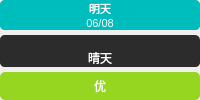
         <widget class="QWidget" name="dailyWeather_2" native="true">
          <layout class="QVBoxLayout" name="verticalLayout_11">
           <property name="spacing">
            <number>5</number>
           </property>
           <property name="leftMargin">
            <number>0</number>
           </property>
           <property name="topMargin">
            <number>0</number>
           </property>
           <property name="rightMargin">
            <number>0</number>
           </property>
           <property name="bottomMargin">
            <number>0</number>
           </property>
           <item>
            <widget class="QWidget" name="time_2" native="true">
             <property name="styleSheet">
              <string notr="true">border-radius: 5px;
color: rgb(255, 255, 255);
background-color: rgb(0, 189, 189);</string>
             </property>
             <layout class="QVBoxLayout" name="verticalLayout_12">
              <property name="spacing">
               <number>0</number>
              </property>
              <property name="leftMargin">
               <number>0</number>
              </property>
              <property name="topMargin">
               <number>0</number>
              </property>
              <property name="rightMargin">
               <number>0</number>
              </property>
              <property name="bottomMargin">
               <number>0</number>
              </property>
              <item>
               <widget class="QLabel" name="day_2">
                <property name="font">
                 <font>
                  <pointsize>8</pointsize>
                 </font>
                </property>
                <property name="styleSheet">
                 <string notr="true">color: rgb(255, 255, 255);</string>
                </property>
                <property name="text">
                 <string>明天</string>
                </property>
                <property name="alignment">
                 <set>Qt::AlignmentFlag::AlignBottom|Qt::AlignmentFlag::AlignHCenter</set>
                </property>
               </widget>
              </item>
              <item>
               <widget class="QLabel" name="date_2">
                <property name="font">
                 <font>
                  <pointsize>8</pointsize>
                 </font>
                </property>
                <property name="styleSheet">
                 <string notr="true">color: rgb(255, 255, 255);</string>
                </property>
                <property name="text">
                 <string>06/08</string>
                </property>
                <property name="alignment">
                 <set>Qt::AlignmentFlag::AlignHCenter|Qt::AlignmentFlag::AlignTop</set>
                </property>
               </widget>
              </item>
             </layout>
            </widget>
           </item>
           <item>
            <widget class="QWidget" name="weather_2" native="true">
             <property name="styleSheet">
              <string notr="true">border-radius: 5px;
color: rgb(255, 255, 255);
background-color: rgb(44, 44, 44);</string>
             </property>
             <layout class="QVBoxLayout" name="verticalLayout_13">
              <property name="spacing">
               <number>0</number>
              </property>
              <property name="leftMargin">
               <number>0</number>
              </property>
              <property name="topMargin">
               <number>0</number>
              </property>
              <property name="rightMargin">
               <number>0</number>
              </property>
              <property name="bottomMargin">
               <number>0</number>
              </property>
              <item>
               <widget class="QLabel" name="weatherSmartIcon_2">
                <property name="maximumSize">
                 <size>
                  <width>70</width>
                  <height>70</height>
                 </size>
                </property>
                <property name="layoutDirection">
                 <enum>Qt::LayoutDirection::LeftToRight</enum>
                </property>
                <property name="text">
                 <string/>
                </property>
                <property name="pixmap">
                 <pixmap resource="res.qrc">:/icon/clear.svg</pixmap>
                </property>
                <property name="scaledContents">
                 <bool>true</bool>
                </property>
                <property name="alignment">
                 <set>Qt::AlignmentFlag::AlignCenter</set>
                </property>
               </widget>
              </item>
              <item>
               <widget class="QLabel" name="weatherLabel_2">
                <property name="styleSheet">
                 <string notr="true">color: rgb(255, 255, 255);</string>
                </property>
                <property name="text">
                 <string>晴天</string>
                </property>
                <property name="alignment">
                 <set>Qt::AlignmentFlag::AlignHCenter|Qt::AlignmentFlag::AlignTop</set>
                </property>
               </widget>
              </item>
             </layout>
            </widget>
           </item>
           <item>
            <widget class="QLabel" name="air_2">
             <property name="styleSheet">
              <string notr="true">border-radius: 5px;
color: rgb(255, 255, 255);
background-color: rgb(150, 213, 32);</string>
             </property>
             <property name="text">
              <string>优</string>
             </property>
             <property name="alignment">
              <set>Qt::AlignmentFlag::AlignCenter</set>
             </property>
            </widget>
           </item>
          </layout>
         </widget>
